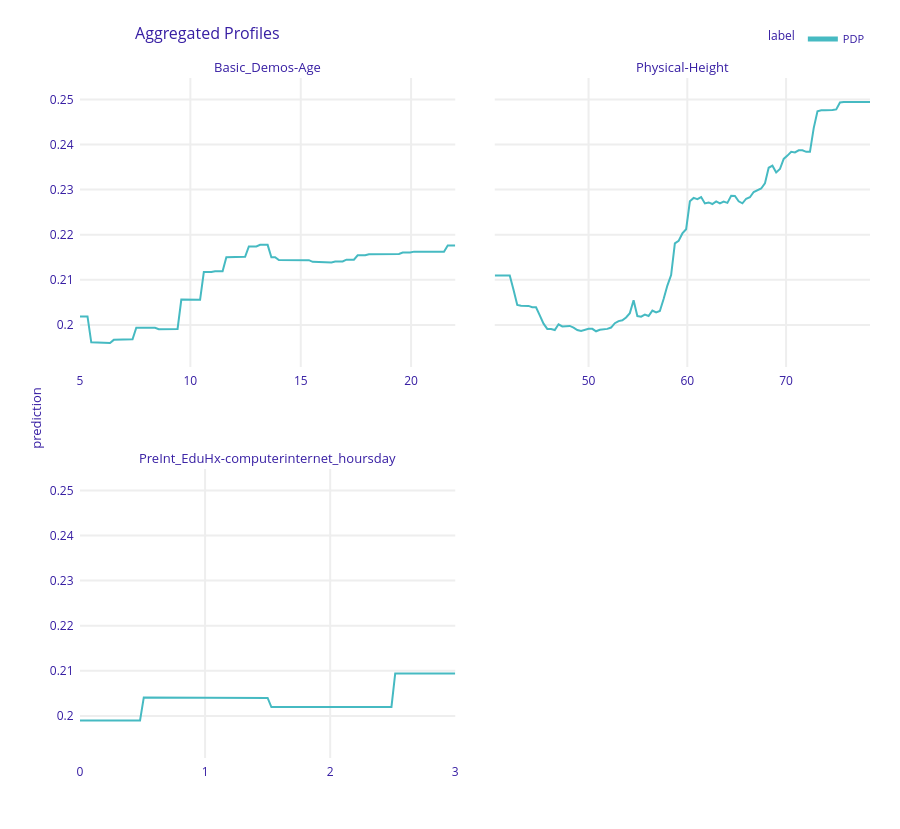

Write notebook code for a chart like this one.
### Code cell
# Partial Dependence Profile for top features 
# Choose the top 3 features by permutation importance
top3_features = (
    vi.result
    .query('variable != "_baseline_" and variable != "_full_model_"')
    .nlargest(3, 'dropout_loss')['variable']
    .tolist()
)
print('Top-3 features for PDP:', top3_features)

pdp = dalex_explainer.model_profile(
    variables=top3_features,
    N=300,
    type='partial',
    label='PDP'
)
pdp.plot()

### Figure 1 — Plotly figure (JSON) as saved in the notebook; plotly's stock layout.template omitted (floating-point values rounded to 4 significant figures; data arrays with more than 128 entries replaced by an {"elided": "..."} marker saying what was removed)
{"data": [{"customdata": {"elided": "101x3 mixed values"}, "hovertemplate": "<b>%{hovertext}</b><br><br>prediction=%{y:.3f}<br>mean_prediction=%{customdata[0]:.3f}<extra></extra>", "hovertext": ["PDP", "PDP", "PDP", "PDP", "PDP", "PDP", "PDP", "PDP", "PDP", "PDP", "PDP", "PDP", "PDP", "PDP", "PDP", "PDP", "PDP", "PDP", "PDP", "PDP", "PDP", "PDP", "PDP", "PDP", "PDP", "PDP", "PDP", "PDP", "PDP", "PDP", "PDP", "PDP", "PDP", "PDP", "PDP", "PDP", "PDP", "PDP", "PDP", "PDP", "PDP", "PDP", "PDP", "PDP", "PDP", "PDP", "PDP", "PDP", "PDP", "PDP", "PDP", "PDP", "PDP", "PDP", "PDP", "PDP", "PDP", "PDP", "PDP", "PDP", "PDP", "PDP", "PDP", "PDP", "PDP", "PDP", "PDP", "PDP", "PDP", "PDP", "PDP", "PDP", "PDP", "PDP", "PDP", "PDP", "PDP", "PDP", "PDP", "PDP", "PDP", "PDP", "PDP", "PDP", "PDP", "PDP", "PDP", "PDP", "PDP", "PDP", "PDP", "PDP", "PDP", "PDP", "PDP", "PDP", "PDP", "PDP", "PDP", "PDP", "PDP"], "legendgroup": "PDP", "line": {"color": "#46bac2", "dash": "solid", "width": 2}, "marker": {"symbol": "circle"}, "mode": "lines", "name": "PDP", "opacity": 1, "orientation": "v", "showlegend": true, "type": "scatter", "x": [5.0, 5.17, 5.34, 5.51, 5.68, 5.85, 6.02, 6.19, 6.36, 6.53, 6.7, 6.87, 7.04, 7.21, 7.38, 7.55, 7.72, 7.89, 8.06, 8.23, 8.4, 8.57, 8.74, 8.91, 9.08, 9.25, 9.42, 9.59, 9.76, 9.93, 10.1, 10.27, 10.44, 10.61, 10.78, 10.95, 11.12, 11.29, 11.46, 11.63, 11.8, 11.97, 12.14, 12.31, 12.48, 12.65, 12.82, 12.99, 13.16, 13.33, 13.5, 13.67, 13.84, 14.01, 14.18, 14.35, 14.52, 14.69, 14.86, 15.03, 15.2, 15.37, 15.54, 15.71, 15.88, 16.05, 16.22, 16.39, 16.56, 16.73, 16.9, 17.07, 17.24, 17.41, 17.58, 17.75, 17.92, 18.09, 18.26, 18.43, 18.6, 18.77, 18.94, 19.11, 19.28, 19.45, 19.62, 19.79, 19.96, 20.13, 20.3, 20.47, 20.64, 20.81, 20.98, 21.15, 21.32, 21.49, 21.66, 21.83, 22.0], "xaxis": "x3", "y": [0.2019, 0.2019, 0.2019, 0.1961, 0.1961, 0.1961, 0.196, 0.196, 0.196, 0.1967, 0.1967, 0.1967, 0.1968, 0.1968, 0.1968, 0.1994, 0.1994, 0.1994, 0.1994, 0.1994, 0.1994, 0.1991, 0.1991, 0.1991, 0.1991, 0.1991, 0.1991, 0.2056, 0.2056, 0.2056, 0.2056, 0.2056, 0.2056, 0.2117, 0.2117, 0.2117, 0.2119, 0.2119, 0.2119, 0.215, 0.215, 0.215, 0.2151, 0.2151, 0.2151, 0.2174, 0.2174, 0.2174, 0.2178, 0.2178, 0.2178, 0.215, 0.215, 0.2144, 0.2144, 0.2144, 0.2142, 0.2142, 0.2142, 0.2144, 0.2144, 0.2144, 0.214, 0.214, 0.214, 0.2139, 0.2139, 0.2139, 0.2141, 0.2141, 0.2141, 0.2145, 0.2145, 0.2145, 0.2154, 0.2154, 0.2154, 0.2157, 0.2157, 0.2157, 0.2158, 0.2158, 0.2158, 0.2157, 0.2157, 0.2157, 0.216, 0.216, 0.216, 0.2162, 0.2162, 0.2162, 0.2162, 0.2162, 0.2162, 0.2162, 0.2162, 0.2162, 0.2176, 0.2176, 0.2176], "yaxis": "y3"}, {"customdata": {"elided": "101x3 mixed values"}, "hovertemplate": "<b>%{hovertext}</b><br><br>prediction=%{y:.3f}<br>mean_prediction=%{customdata[0]:.3f}<extra></extra>", "hovertext": ["PDP", "PDP", "PDP", "PDP", "PDP", "PDP", "PDP", "PDP", "PDP", "PDP", "PDP", "PDP", "PDP", "PDP", "PDP", "PDP", "PDP", "PDP", "PDP", "PDP", "PDP", "PDP", "PDP", "PDP", "PDP", "PDP", "PDP", "PDP", "PDP", "PDP", "PDP", "PDP", "PDP", "PDP", "PDP", "PDP", "PDP", "PDP", "PDP", "PDP", "PDP", "PDP", "PDP", "PDP", "PDP", "PDP", "PDP", "PDP", "PDP", "PDP", "PDP", "PDP", "PDP", "PDP", "PDP", "PDP", "PDP", "PDP", "PDP", "PDP", "PDP", "PDP", "PDP", "PDP", "PDP", "PDP", "PDP", "PDP", "PDP", "PDP", "PDP", "PDP", "PDP", "PDP", "PDP", "PDP", "PDP", "PDP", "PDP", "PDP", "PDP", "PDP", "PDP", "PDP", "PDP", "PDP", "PDP", "PDP", "PDP", "PDP", "PDP", "PDP", "PDP", "PDP", "PDP", "PDP", "PDP", "PDP", "PDP", "PDP", "PDP"], "legendgroup": "PDP", "line": {"color": "#46bac2", "dash": "solid", "width": 2}, "marker": {"symbol": "circle"}, "mode": "lines", "name": "PDP", "opacity": 1, "orientation": "v", "showlegend": false, "type": "scatter", "x": [40.5, 40.88, 41.26, 41.64, 42.02, 42.4, 42.78, 43.16, 43.54, 43.92, 44.3, 44.68, 45.06, 45.44, 45.82, 46.2, 46.58, 46.96, 47.34, 47.72, 48.1, 48.48, 48.86, 49.24, 49.62, 50.0, 50.38, 50.76, 51.14, 51.52, 51.9, 52.28, 52.66, 53.04, 53.42, 53.8, 54.18, 54.56, 54.94, 55.32, 55.7, 56.08, 56.46, 56.84, 57.22, 57.6, 57.98, 58.36, 58.74, 59.12, 59.5, 59.88, 60.26, 60.64, 61.02, 61.4, 61.78, 62.16, 62.54, 62.92, 63.3, 63.68, 64.06, 64.44, 64.82, 65.2, 65.58, 65.96, 66.34, 66.72, 67.1, 67.48, 67.86, 68.24, 68.62, 69.0, 69.38, 69.76, 70.14, 70.52, 70.9, 71.28, 71.66, 72.04, 72.42, 72.8, 73.18, 73.56, 73.94, 74.32, 74.7, 75.08, 75.46, 75.84, 76.22, 76.6, 76.98, 77.36, 77.74, 78.12, 78.5], "xaxis": "x4", "y": [0.211, 0.211, 0.211, 0.211, 0.211, 0.2078, 0.2044, 0.2043, 0.2043, 0.2042, 0.2039, 0.2039, 0.2021, 0.2003, 0.1991, 0.1991, 0.1989, 0.2001, 0.1997, 0.1998, 0.1998, 0.1994, 0.1989, 0.1987, 0.199, 0.1992, 0.1991, 0.1986, 0.1989, 0.199, 0.1991, 0.1994, 0.2004, 0.2009, 0.201, 0.2017, 0.2026, 0.2055, 0.202, 0.2018, 0.2023, 0.202, 0.2032, 0.2028, 0.2031, 0.2057, 0.2087, 0.211, 0.2181, 0.2186, 0.2203, 0.2212, 0.2274, 0.2282, 0.2279, 0.2284, 0.2269, 0.2272, 0.2268, 0.2274, 0.2269, 0.2274, 0.2271, 0.2286, 0.2286, 0.2274, 0.227, 0.228, 0.2283, 0.2295, 0.2299, 0.2302, 0.2314, 0.2348, 0.2353, 0.2338, 0.2346, 0.2368, 0.2375, 0.2384, 0.2382, 0.2387, 0.2387, 0.2384, 0.2384, 0.2436, 0.2474, 0.2476, 0.2476, 0.2476, 0.2476, 0.2478, 0.2493, 0.2494, 0.2494, 0.2494, 0.2494, 0.2494, 0.2494, 0.2494, 0.2494], "yaxis": "y4"}, {"customdata": {"elided": "101x3 mixed values"}, "hovertemplate": "<b>%{hovertext}</b><br><br>prediction=%{y:.3f}<br>mean_prediction=%{customdata[0]:.3f}<extra></extra>", "hovertext": ["PDP", "PDP", "PDP", "PDP", "PDP", "PDP", "PDP", "PDP", "PDP", "PDP", "PDP", "PDP", "PDP", "PDP", "PDP", "PDP", "PDP", "PDP", "PDP", "PDP", "PDP", "PDP", "PDP", "PDP", "PDP", "PDP", "PDP", "PDP", "PDP", "PDP", "PDP", "PDP", "PDP", "PDP", "PDP", "PDP", "PDP", "PDP", "PDP", "PDP", "PDP", "PDP", "PDP", "PDP", "PDP", "PDP", "PDP", "PDP", "PDP", "PDP", "PDP", "PDP", "PDP", "PDP", "PDP", "PDP", "PDP", "PDP", "PDP", "PDP", "PDP", "PDP", "PDP", "PDP", "PDP", "PDP", "PDP", "PDP", "PDP", "PDP", "PDP", "PDP", "PDP", "PDP", "PDP", "PDP", "PDP", "PDP", "PDP", "PDP", "PDP", "PDP", "PDP", "PDP", "PDP", "PDP", "PDP", "PDP", "PDP", "PDP", "PDP", "PDP", "PDP", "PDP", "PDP", "PDP", "PDP", "PDP", "PDP", "PDP", "PDP"], "legendgroup": "PDP", "line": {"color": "#46bac2", "dash": "solid", "width": 2}, "marker": {"symbol": "circle"}, "mode": "lines", "name": "PDP", "opacity": 1, "orientation": "v", "showlegend": false, "type": "scatter", "x": [0.0, 0.03, 0.06, 0.09, 0.12, 0.15, 0.18, 0.21, 0.24, 0.27, 0.3, 0.33, 0.36, 0.39, 0.42, 0.45, 0.48, 0.51, 0.54, 0.57, 0.6, 0.63, 0.66, 0.69, 0.72, 0.75, 0.78, 0.81, 0.84, 0.87, 0.9, 0.93, 0.96, 0.99, 1.02, 1.05, 1.08, 1.11, 1.14, 1.17, 1.2, 1.23, 1.26, 1.29, 1.32, 1.35, 1.38, 1.41, 1.44, 1.47, 1.5, 1.53, 1.56, 1.59, 1.62, 1.65, 1.68, 1.71, 1.74, 1.77, 1.8, 1.83, 1.86, 1.89, 1.92, 1.95, 1.98, 2.01, 2.04, 2.07, 2.1, 2.13, 2.16, 2.19, 2.22, 2.25, 2.28, 2.31, 2.34, 2.37, 2.4, 2.43, 2.46, 2.49, 2.52, 2.55, 2.58, 2.61, 2.64, 2.67, 2.7, 2.73, 2.76, 2.79, 2.82, 2.85, 2.88, 2.91, 2.94, 2.97, 3.0], "xaxis": "x", "y": [0.199, 0.199, 0.199, 0.199, 0.199, 0.199, 0.199, 0.199, 0.199, 0.199, 0.199, 0.199, 0.199, 0.199, 0.199, 0.199, 0.199, 0.2041, 0.2041, 0.2041, 0.2041, 0.2041, 0.2041, 0.2041, 0.2041, 0.2041, 0.2041, 0.2041, 0.2041, 0.2041, 0.2041, 0.2041, 0.2041, 0.2041, 0.204, 0.204, 0.204, 0.204, 0.204, 0.204, 0.204, 0.204, 0.204, 0.204, 0.204, 0.204, 0.204, 0.204, 0.204, 0.204, 0.204, 0.202, 0.202, 0.202, 0.202, 0.202, 0.202, 0.202, 0.202, 0.202, 0.202, 0.202, 0.202, 0.202, 0.202, 0.202, 0.202, 0.202, 0.202, 0.202, 0.202, 0.202, 0.202, 0.202, 0.202, 0.202, 0.202, 0.202, 0.202, 0.202, 0.202, 0.202, 0.202, 0.202, 0.2094, 0.2094, 0.2094, 0.2094, 0.2094, 0.2094, 0.2094, 0.2094, 0.2094, 0.2094, 0.2094, 0.2094, 0.2094, 0.2094, 0.2094, 0.2094, 0.2094], "yaxis": "y"}], "layout": {"annotations": [{"font": {"size": 13}, "showarrow": false, "text": "PreInt_EduHx-computerinternet_hoursday", "x": 0.2375, "xanchor": "center", "xref": "paper", "y": 0.425, "yanchor": "bottom", "yref": "paper"}, {"font": {"size": 13}, "showarrow": false, "text": "Basic_Demos-Age", "x": 0.2375, "xanchor": "center", "xref": "paper", "y": 1, "yanchor": "bottom", "yref": "paper"}, {"font": {"size": 13}, "showarrow": false, "text": "Physical-Height", "x": 0.7625, "xanchor": "center", "xref": "paper", "y": 1, "yanchor": "bottom", "yref": "paper"}, {"font": {"size": 13}, "showarrow": false, "text": "prediction", "textangle": -90, "x": -0.07, "xref": "paper", "y": 0.5, "yref": "paper"}], "font": {"color": "#371ea3"}, "height": 829, "hovermode": "x unified", "legend": {"font": {"size": 11}, "itemsizing": "constant", "orientation": "h", "title": {"font": {"size": 12}, "text": "label"}, "tracegroupgap": 0, "x": 1, "xanchor": "right", "y": 1.036, "yanchor": "bottom"}, "margin": {"b": 71, "r": 30, "t": 78}, "title": {"font": {"size": 16}, "text": "Aggregated Profiles", "x": 0.15}, "xaxis": {"anchor": "y", "automargin": true, "domain": [0, 0.475], "fixedrange": true, "gridwidth": 2, "showticklabels": true, "tickcolor": "white", "ticklen": 3, "ticks": "outside", "title": {"text": ""}, "type": "linear", "zeroline": false}, "xaxis2": {"anchor": "y2", "automargin": true, "domain": [0.525, 1], "fixedrange": true, "gridwidth": 2, "showticklabels": true, "tickcolor": "white", "ticklen": 3, "ticks": "outside", "title": {"text": ""}, "type": "linear", "zeroline": false}, "xaxis3": {"anchor": "y3", "automargin": true, "domain": [0, 0.475], "fixedrange": true, "gridwidth": 2, "showticklabels": true, "tickcolor": "white", "ticklen": 3, "ticks": "outside", "title": {"text": ""}, "type": "linear", "zeroline": false}, "xaxis4": {"anchor": "y4", "automargin": true, "domain": [0.525, 1], "fixedrange": true, "gridwidth": 2, "showticklabels": true, "tickcolor": "white", "ticklen": 3, "ticks": "outside", "title": {"text": ""}, "type": "linear", "zeroline": false}, "yaxis": {"anchor": "x", "automargin": true, "domain": [0, 0.425], "fixedrange": true, "gridwidth": 2, "range": [0.1907, 0.2548], "tickcolor": "white", "ticklen": 3, "ticks": "outside", "title": {"text": ""}, "type": "linear", "zeroline": false}, "yaxis2": {"anchor": "x2", "automargin": true, "domain": [0, 0.425], "fixedrange": true, "gridwidth": 2, "matches": "y", "showticklabels": false, "tickcolor": "white", "ticklen": 3, "ticks": "outside", "title": {"text": ""}, "type": "linear", "zeroline": false}, "yaxis3": {"anchor": "x3", "automargin": true, "domain": [0.575, 1], "fixedrange": true, "gridwidth": 2, "matches": "y", "range": [0.1907, 0.2548], "tickcolor": "white", "ticklen": 3, "ticks": "outside", "title": {"text": ""}, "type": "linear", "zeroline": false}, "yaxis4": {"anchor": "x4", "automargin": true, "domain": [0.575, 1], "fixedrange": true, "gridwidth": 2, "matches": "y", "showticklabels": false, "tickcolor": "white", "ticklen": 3, "ticks": "outside", "title": {"text": ""}, "type": "linear", "zeroline": false}}}
